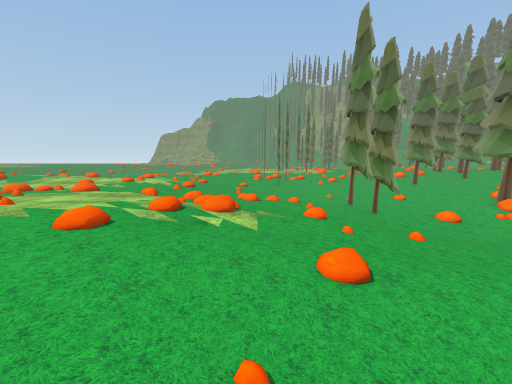
View 1 (above)

24 first-person views from a walk through a scene from a Unity 3-D project. The camera is 1.4 m above the floor, tilts 6° down and sees 85° across. The floor is counted in squares, 2 m on a side. Each view is taken from the middle of a square. On the plan, view 1 faces up. The plan holds only what a view shows up to about 9 squares ahead; the rest is blank. The place goes on beyond the plan. Some surface patterns are stand-ins.

View 2
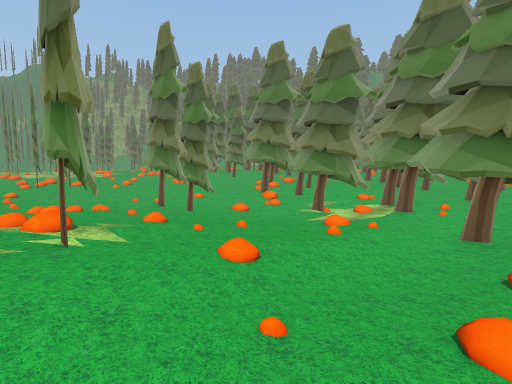

View 3
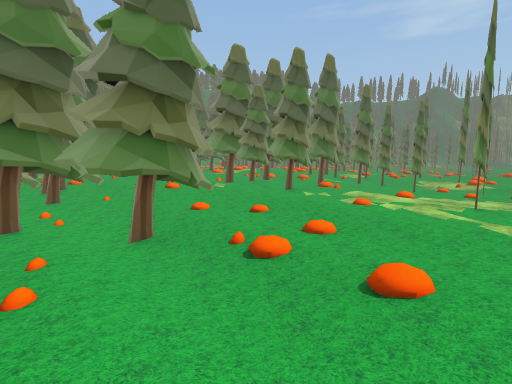

View 4
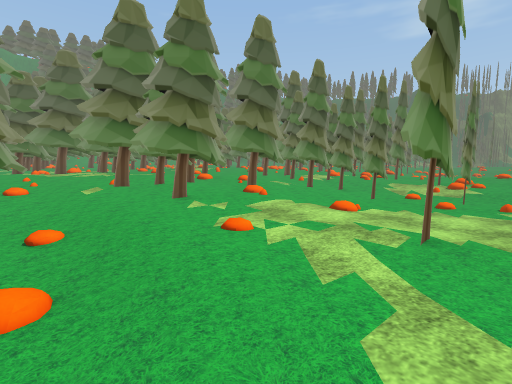

View 5
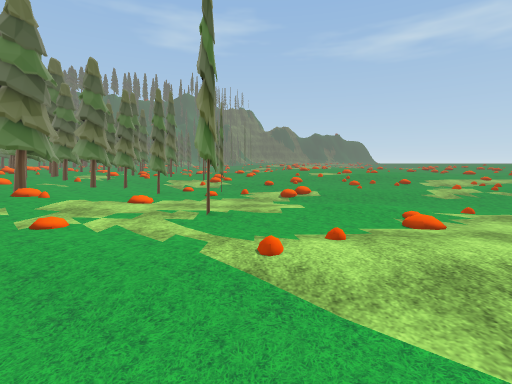

View 6
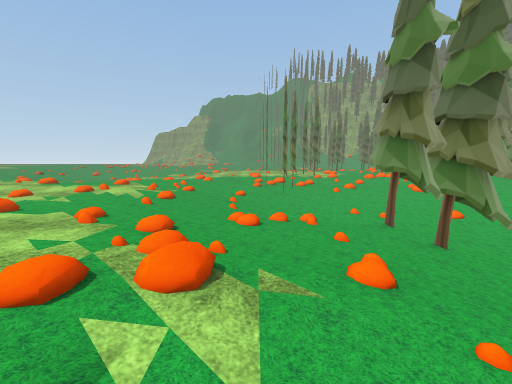

View 7
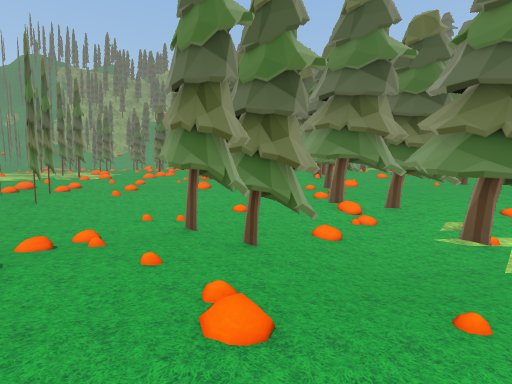

View 8
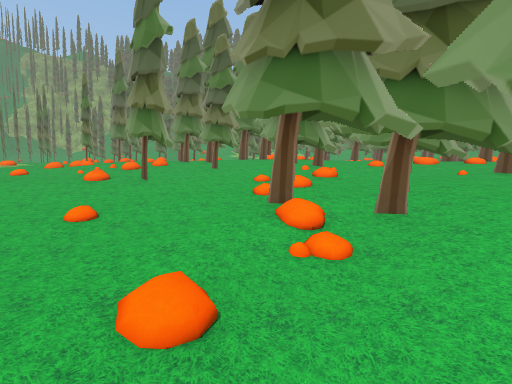

View 9
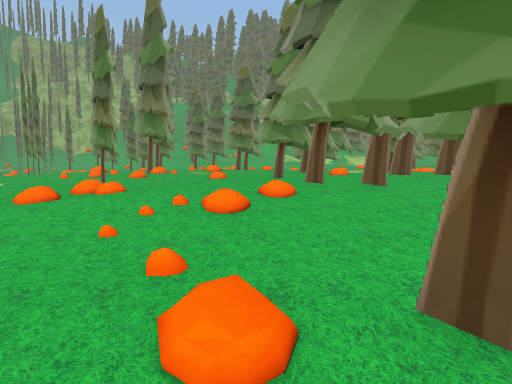

View 10
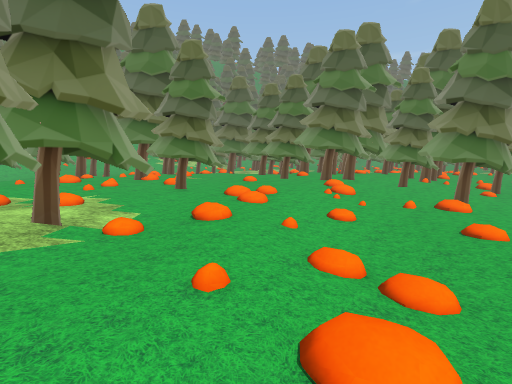

View 11
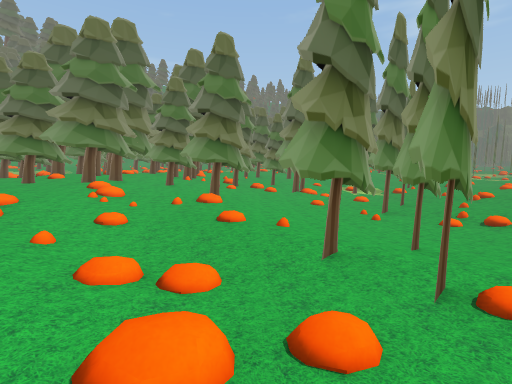

View 12
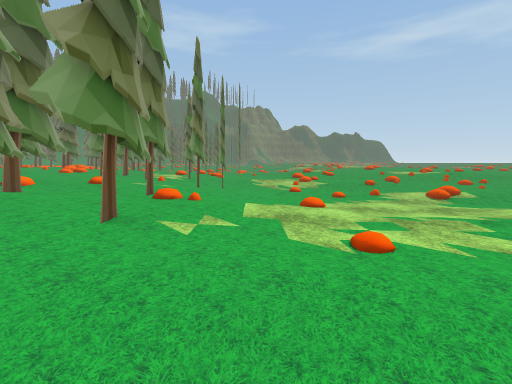

View 13
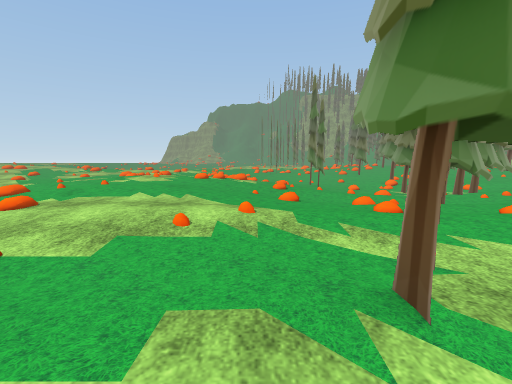

View 14
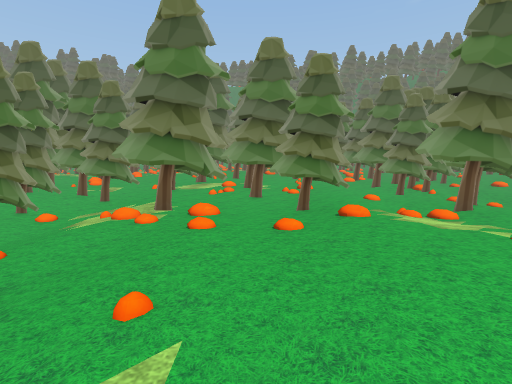

View 15
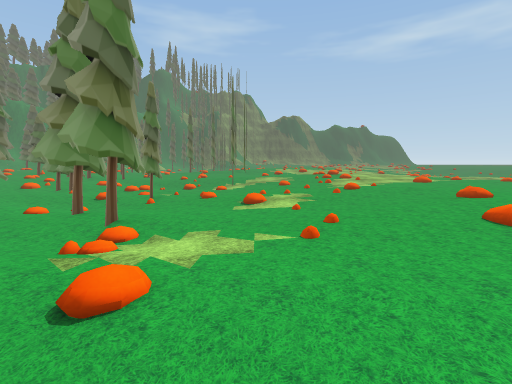

View 16
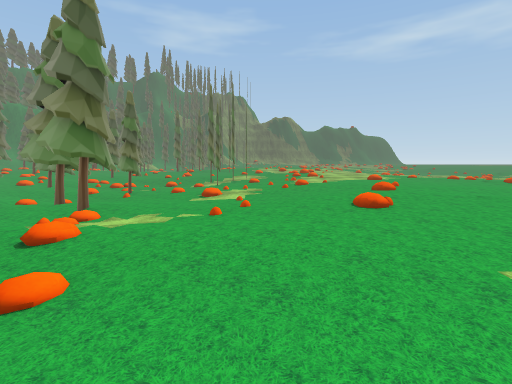

View 17
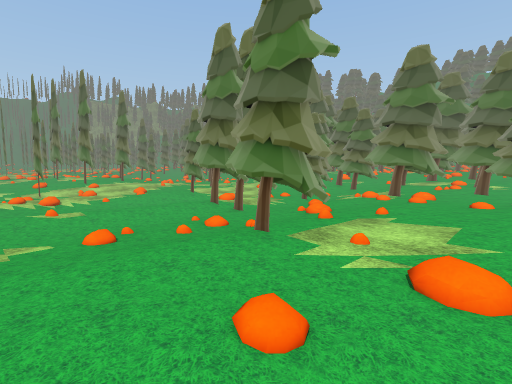

View 18
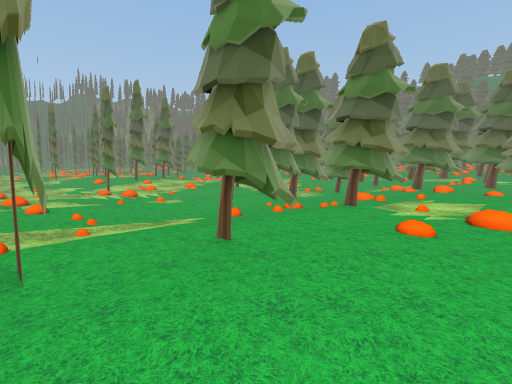

View 19
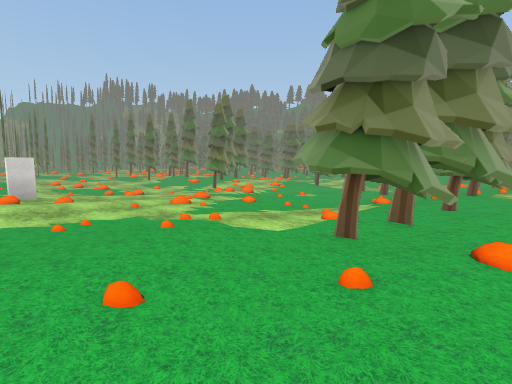

View 20
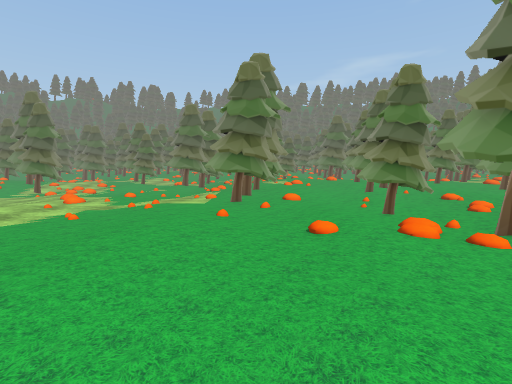

View 21
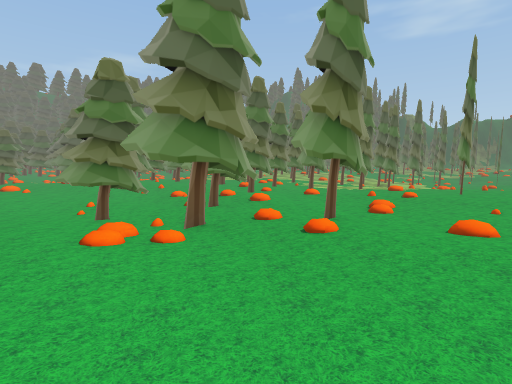

View 22
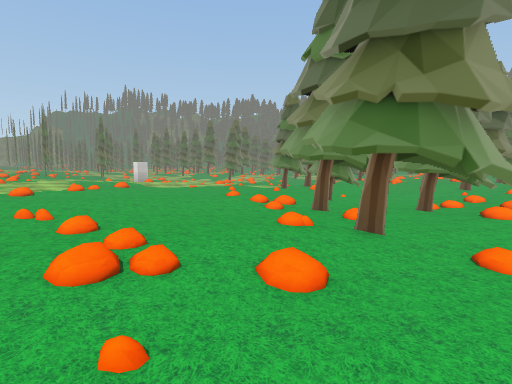

View 23
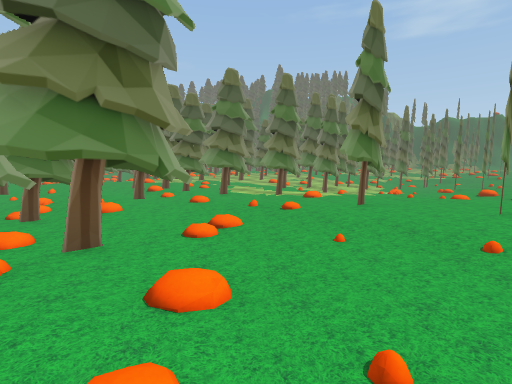

View 24
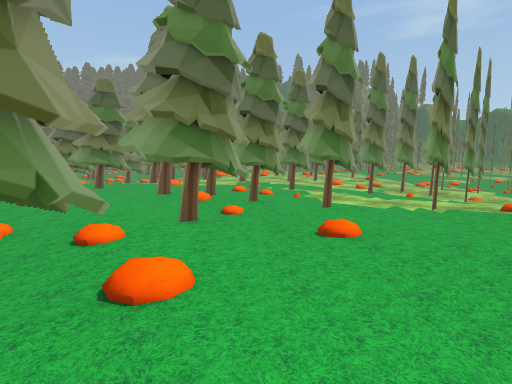

### Floor plan
Key: @ floor where view 1 was taken; # wall or solid block; x gap in a wall; . main floor; : floor 0.25 m higher than the main floor; - floor 0.25 m lower than the main floor; + floor 0.5 m higher than the main floor; _ floor 0.5 m lower than the main floor; * floor 0.75 m higher than the main floor; < floor 0.75 m lower than the main floor; ( floor 1 m lower than the main floor; / step, stairs or slope; O other object.
Columns run from 17 left of view 1 to 8 right of it. Each row starts with its distance up from view 1.
 15                    ##::##
 14                   ..#.:#
 13                  .....:: #
 12                  ##--.:::#
 11               ::.##---..:#
 10             ::..--#_---###
  9             ::..-_#<__-##
  8              :.._<< <<_#
  7              ..._<<#<<_#
  6              ..---<#(<_#
  5              . .._/<#(##
  4             x. .#-/<((##
  3                :.-_<<(#
  2                :#.-_ <##
  1              ....-_<<####
  0              . ..@_/_#_#
 -1             _- . --/_--#.
 -2       --    __-...----..x:
 -3       O--___#__---#--#..#:
 -4       .------___ -#--#.:#+
 -5      :...--__<__#_#--#..#
 -6  *+  :...--___<<x___--..##
 -7  *+  ......-----#____-..#
 -8 **+:::....--___#__#__#-.#
 -9 **++::::.-----_#__#__####
-10 ++++++:.# ...------#-.###
-11 *++++::.##.#:#:....#- #
-12 *+++/:::/#:::/:::..#-##:
-13 +++:/##..::::/::::#. ...
-14 +++::##.:.#::::::.......
-15 *++++:x...::+::::.- ---.
-16 ++:#::#::::#:++:...##-#-
-17 +++#::#:::::::::..-##-##
-18 ++++:::#:: :#:#:..--x__#
-19 #*#++::#: #:#:x:..--#/_--
-20 #*#+: #:## :#: ..---#_-#--
-21 #+#++##: #:::: ..--__/_#/.
-22 ++++:::::#:
-23  :   #. .::
-24  :...###.

Positions as (right, up) in squares from view 1, and headings:
1: (0, 0), facing up
2: (-1, 0), facing up-right
3: (0, 2), facing down-right
4: (0, -1), facing down-right
5: (0, 0), facing down
6: (0, 2), facing up
7: (0, 3), facing up-right
8: (3, 4), facing up-right
9: (4, 9), facing up-right
10: (0, 13), facing right
11: (0, 13), facing down-right
12: (3, -1), facing down
13: (0, -5), facing up
14: (-3, -12), facing right
15: (0, -12), facing down
16: (-1, -11), facing down
17: (-6, -13), facing up-right
18: (-8, -13), facing up-right
19: (-12, -12), facing up-right
20: (-16, -11), facing right
21: (-16, -12), facing down-right
22: (-17, -17), facing up-right
23: (-17, -15), facing down-right
24: (-13, -16), facing down-right
